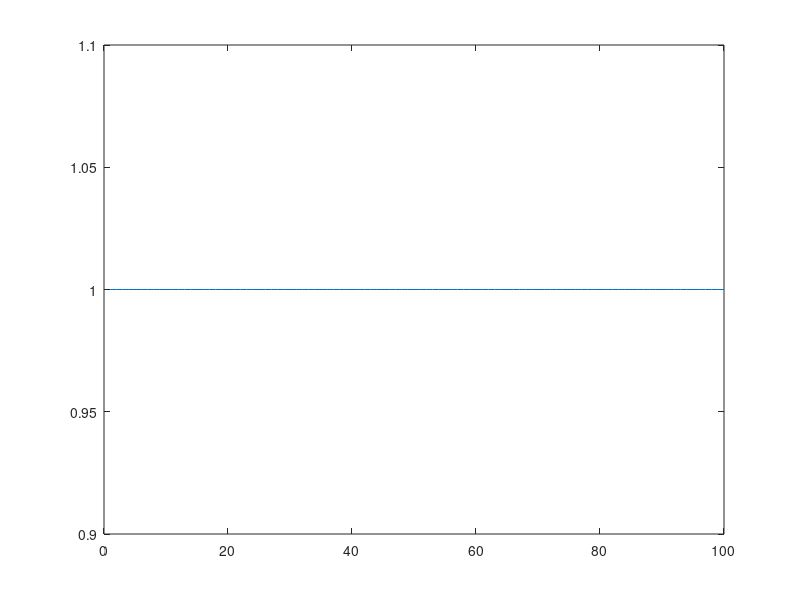

MATLAB code to generate this figure: (Note: this script raises an error after producing the figure.)
figure('color','white')

xValues = 1:100;
yValues = ones(1,length(xValues));
plotHandle = plot(xValues,yValues);

% Initialize and configure arduino serial connection
clear arduinoSerial;
arduinoSerial = serial('COM3', 'BaudRate', 9600);
arduinoSerial.BytesAvailableFcnMode = 'byte';
arduinoSerial.BytesAvailableFcnCount = 400;
arduinoSerial.BytesAvailableFcn = {@SerialDataReceived, plotHandle};


% Perform timing test    
global packetsReceived;
global RX;
packetsReceived = 0;

tic
fopen(arduinoSerial);

RX = 0;
fclose(arduinoSerial);
d = toc;
